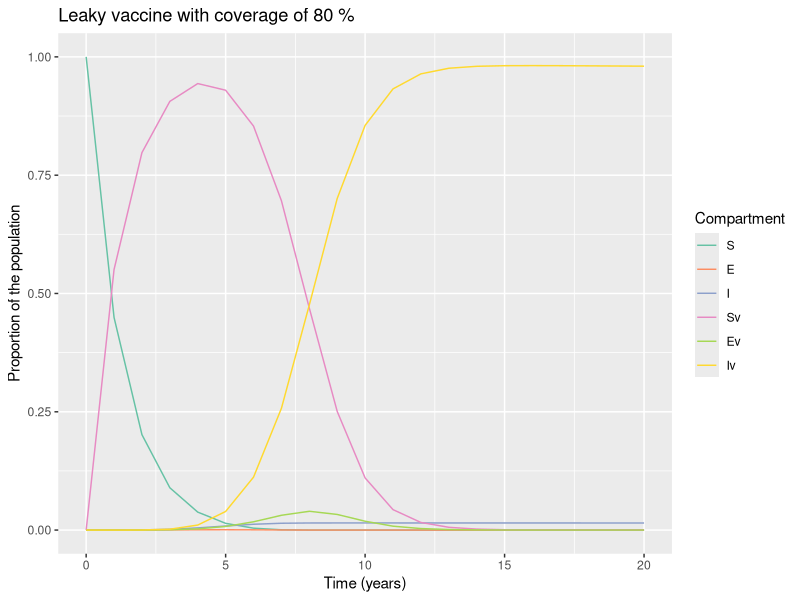

R code for this plot:
# LOAD THE PACKAGES:123
library(deSolve)
library(reshape2)
library(ggplot2)

# MODEL INPUTS:

initial_state_values <- c(S = 1000000-1,
                          E = 1,        
                          I = 0,        
                          Sv = 0,      
                          Ev = 0,
                          Iv = 0)      

# Parameters
parameters <- c(beta = 0.0276*365,     # the infection rate in units of years^-1
                delta = 0.0164*365,     # the latency period in units of years^-1
                c_s = 0.2,       # the reduction in the force of infection
                # acting on those vaccinated
                c_i = 0.5,# the reduction in the infectivity of vaccinated infected people  
                u = 0,#death rate in units of years^-1
                a = 1/(7*365), #cull due to infection in units of years^-1
                b = 0, #birth rate in units of years^-1
                vc = 0.8) # vaccine coverage    

# TIMESTEPS:

# Sequence of timesteps to solve the model at
times <- seq(from = 0, to = 20, by =1)#from 0 to 20 years, daily intervalS
# MODEL FUNCTION: 

vaccine_model <- function(time, state, parameters) {  
  
  with(as.list(c(state, parameters)), {    
    
    # Defining lambda as a function of beta and E:
    N <- S + E + I + Sv + Ev + Iv
    lambda <- beta * I/N + c_i * beta * Iv/N 
    # the Ev compartment gets c_i times less infected than the E compartment
   
    
    # The differential equations
    dS <- -lambda * S - u * S + b * N - vc * S           
    dE <- lambda * S - delta * E - u * E 
    dI <- delta * E - a * I - u * I  
    dSv <- -c_s * lambda * Sv - u * Sv + vc * S              
    dEv <- c_s * lambda * Sv - delta * Ev - u * Ev
    dIv <- delta * Ev - a * Iv - u * Iv
    
    return(list(c(dS, dE, dI, dSv, dEv,dIv))) 
  })
  
}

# MODEL OUTPUT:

# Solving the differential equations using the ode integration algorithm
output <- as.data.frame(ode(y = initial_state_values, 
                            times = times, 
                            func = vaccine_model,
                            parms = parameters))

# PLOT THE OUTPUT

# turn output dataset into long format
output_long <- melt(as.data.frame(output), id = "time")

# Adding a column for the prevalence proportion to the long-format output
output_long$prevalence <- output_long$value/sum(initial_state_values)

# Plot the number in each compartment over time
ggplot(data = output_long,                                               
       aes(x = time, y = prevalence, colour = variable, group = variable)) +  
  geom_line() +                                                          
  xlab("Time (years)")+                                                   
  ylab("Proportion of the population") +
  labs(title = paste("Leaky vaccine with coverage of", 80, "%"), 
       colour = "Compartment") +
  scale_colour_brewer(palette = "Set2")
